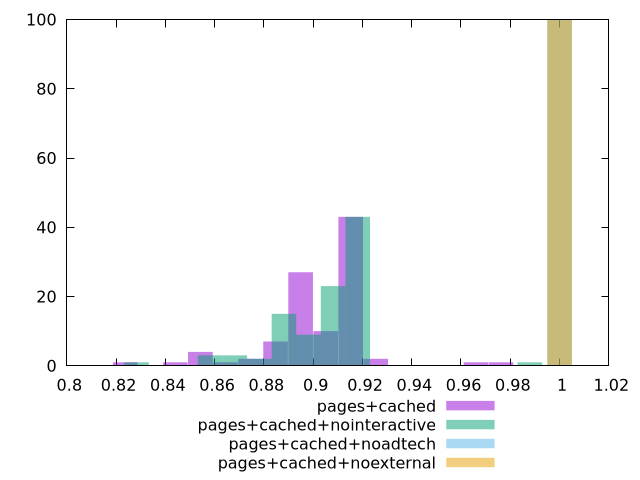

Write gnuplot code to recreate this figure.
$_pagesCached <<EOF
0.8948854183194914 27
0.9660694856858145 1
0.8542088083958781 4
0.915223723281298 43
0.9050545708003946 10
0.8847162658385881 7
0.8237013509531682 1
0.9762386381667179 1
0.8745471133576848 2
0.9253928757622013 2
0.8440396559149748 1
0.8643779608767814 1
EOF
$_pagesCachedNointeractive <<EOF
0.9080826669208829 23
0.898103736515159 9
0.8781458757037109 2
0.9180615973266069 43
0.8881248061094349 15
0.868166945297987 3
0.8581880148922629 3
0.9879141101666747 1
0.828251223675091 1
EOF
$_pagesCachedNoadtech <<EOF
1 100
EOF
$_pagesCachedNoexternal <<EOF
1 100
EOF
set key outside below
set terminal pngcairo
set output "report_00005_2020-11-02T22-26-11.212Z/total-blocking-time/total-blocking-time_pages+cached_pages+cached+nointeractive_pages+cached+noadtech_pages+cached+noexternal+hist.png"
set boxwidth 0.009978930405723988
set style fill transparent solid 0.5 noborder
set yrange [0:100]
plot $_pagesCached title "pages+cached" with boxes ,$_pagesCachedNointeractive title "pages+cached+nointeractive" with boxes ,$_pagesCachedNoadtech title "pages+cached+noadtech" with boxes ,$_pagesCachedNoexternal title "pages+cached+noexternal" with boxes ,
